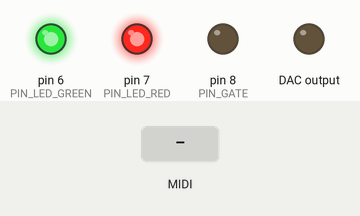
A sketch run on a simulated Arduino Uno, built with avr-gcc and run on an emulated ATmega328P. Parts: output pins drawn as LEDs (lit = HIGH). Wiring (inferred from the names in the program): MCP4725 DAC at I2C address 0x60. The test bench sets the inputs (shaded band). MIDI output is not drawn.

Above: at 1.2 s.
1.3 s: MIDI note 36 received
At 1.48 s:
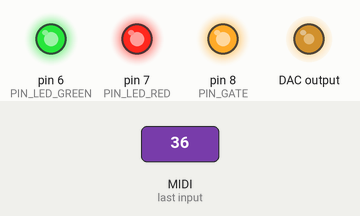
At 2.9 s:
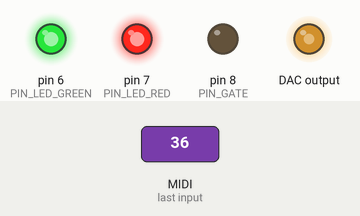
Timing chart, 0 to 4.4 s (numbered marks = the images above; inputs shaded):
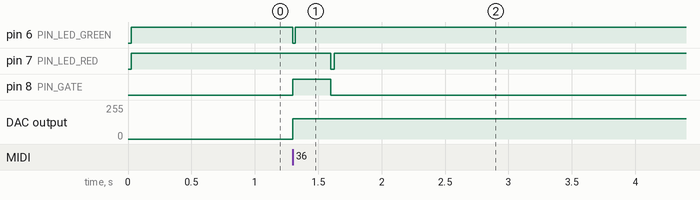

The sketch:

midi-to-cv.ino
```cpp
#include <Wire.h>
#include <MIDI.h>

#define MCP4725_ADDR 0x60
#define CMD_UPDATE 64

#define PIN_LED_GREEN 6
#define PIN_LED_RED 7
#define LED_DURATION_TICKS 400

#define PIN_GATE 8

MIDI_CREATE_INSTANCE(HardwareSerial, Serial, MIDI);

typedef struct {
    int pin;
    int ticks_remaining;
} led_handler_t;

led_handler_t led_handler_init(int pin) {
    pinMode(pin, OUTPUT);
    digitalWrite(pin, HIGH);
    return {
        .pin = pin,
        .ticks_remaining = 0,
    };
}

void led_handler_flash(led_handler_t *led_handler) {
    digitalWrite(led_handler->pin, LOW);
    led_handler->ticks_remaining = LED_DURATION_TICKS;
}

void led_handler_tick(led_handler_t *led_handler) {
    led_handler->ticks_remaining -= 1;
    if (led_handler->ticks_remaining <= 0) {
        digitalWrite(led_handler->pin, HIGH);
    }
}

led_handler_t led_green;
led_handler_t led_red;

void setDAC(int value) {
    Wire.beginTransmission(MCP4725_ADDR);
    Wire.write(CMD_UPDATE);
    Wire.write(value >> 4); // 8 most significant bits
    Wire.write((value & 15) << 4); // 4 least significant bits
    Wire.endTransmission();
}

int midiNoteToDACInput(byte noteIndex) {
    #define DAC_MAX 4095L
    #define OUT_VOLTAGE_MAX 5L
    #define NOTES_PER_OCTAVE 12L
    return (int)((((long)noteIndex) * DAC_MAX) / (OUT_VOLTAGE_MAX * NOTES_PER_OCTAVE));
}

void setup() {
    led_green = led_handler_init(PIN_LED_GREEN);
    led_red = led_handler_init(PIN_LED_RED);

    led_handler_flash(&led_green);
    led_handler_flash(&led_red);

    MIDI.begin(MIDI_CHANNEL_OMNI);
    MIDI.turnThruOff();

    pinMode(PIN_GATE, OUTPUT);
    digitalWrite(PIN_GATE, LOW);

    // Set up I2C which will be used to communicate with the DAC
    Wire.begin();
}

void loop() {
    static int gateCount = 0;
    if (MIDI.read()) {
        byte messageType = MIDI.getType();
        if (messageType == midi::NoteOn) {
            led_handler_flash(&led_green);
            byte noteIndex = MIDI.getData1();
            setDAC(midiNoteToDACInput(noteIndex));
            gateCount += 1;
        } else if (messageType == midi::NoteOff) {
            led_handler_flash(&led_red);
            gateCount -= 1;
        }

        if (gateCount > 0) {
            digitalWrite(PIN_GATE, HIGH);
        } else {
            digitalWrite(PIN_GATE, LOW);
        }
    }

    led_handler_tick(&led_green);
    led_handler_tick(&led_red);
}
```

Measured:
- after the input at 1.3 s, pin 6 (PIN_LED_GREEN): HIGH → LOW at once, → HIGH 0.02 s later; pin 7 (PIN_LED_RED): HIGH → LOW after 0.30 s, → HIGH 0.03 s later; pin 8 (PIN_GATE): LOW → HIGH at once, → LOW 0.30 s later; DAC output: 0/255 → 153/255 at once
